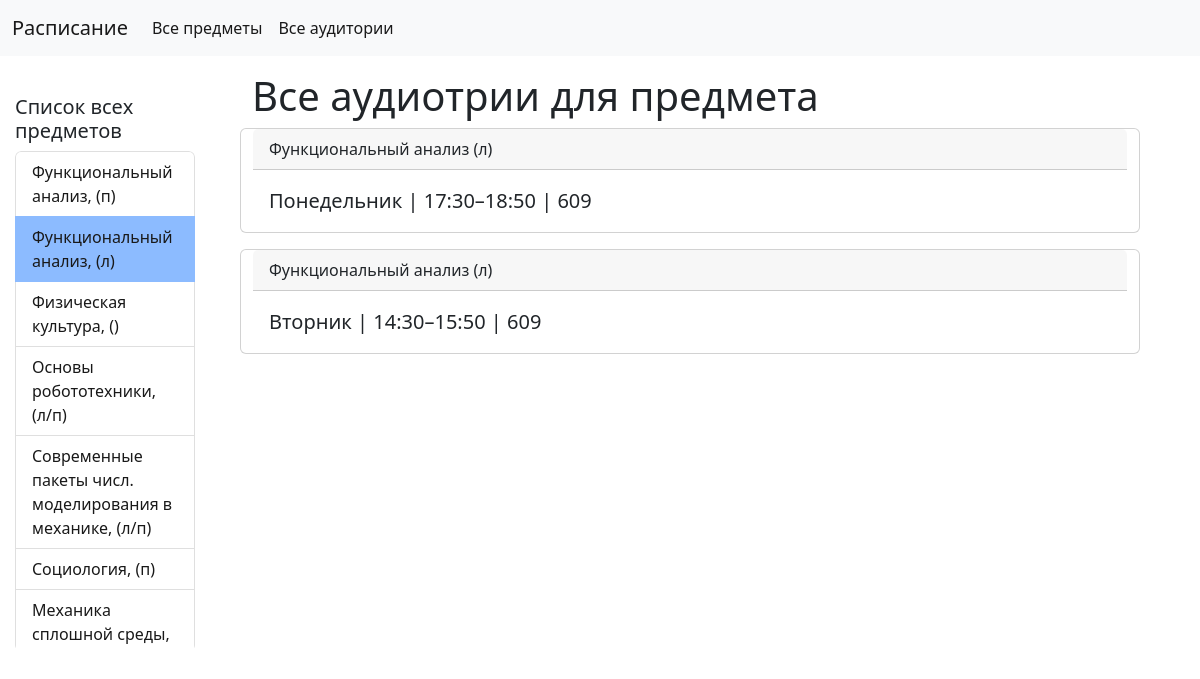
The app's page /polls/2/ with its own data.
### mysite/apps/polls/models.py (models this page shows, shortened)
class Subject(models.Model):
    name = models.CharField("Название дисциплины", max_length = 130)
    lecture_practice = models.CharField("Тип", max_length = 4, default = '')
    def __str__(self):
        return  f"""{self.name}, ({self.lecture_practice})"""
    class Meta:
        verbose_name = "Предмет"
        verbose_name_plural = "Предметы"
    def __eq__(self, obj: Self) -> bool:
        return self.name == obj.name and self.lecture_practice == obj.lecture_practice

class Timetable(models.Model):
    subject = models.ForeignKey(Subject, on_delete=models.CASCADE)
    time = models.CharField('Время', max_length = 40)
    room = models.CharField('Аудитория', max_length = 10)
    weekday = models.CharField('День', max_length = 30)
    class Meta:
        verbose_name = "Расписание"
        verbose_name_plural = "Расписания"

### mysite/apps/polls/views.py (the view)
# urls.py: path('<int:sub_id>/', views.subrooms),
def subrooms(request, sub_id):
    try:
        t_table = Timetable.objects.filter(subject_id = sub_id)
        name = Subject.objects.filter(id = sub_id)[0]
        subs = Subject.objects.all()
    except:
        return Http404("Что-то пошло не так")
    return render(request, 'polls/subrooms.html', context = {'subs': subs,'t_table': t_table,'sub_name': name , 'title': "РасПисьАние"})

### mysite/apps/polls/templates/polls/subrooms.html (shortened to what this page needs)
<!doctype html>
<html lang="en">
  <head>
    <link href="https://cdn.jsdelivr.net/npm/bootstrap@5.2.1/dist/css/bootstrap.min.css" rel="stylesheet">
  </head>
  <body>
    <nav class="navbar navbar-expand-lg bg-light">
  <div class="container-fluid">
    <a class="navbar-brand" href="\"> Расписание </a>
    <div class="collapse navbar-collapse" id="navbarNav">
      <ul class="navbar-nav">
        <li class="nav-item"><a class="nav-link active" aria-current="page" href="\polls\">Все предметы</a></li>
        <li class="nav-item"><a class="nav-link active" aria-current="page" href="\polls\rooms\">Все аудитории</a></li>
      </ul>
    </div>
  </div>
</nav>
<div class="wrap">
  <div class = "container mt-3">
    <h1>Все аудиотрии для предмета</h1>
    <div class = 'row'>
      {% for item in t_table %}
      <div class="card mb-3">
    <div class="card-header">
      {{ sub_name.name }} ({{sub_name.lecture_practice}})
    </div>
    <div class="card-body">
      <blockquote class="blockquote mb-0">
        <p>{{item.weekday}} | {{item.time}} | {{ item.room }} </p>
      </blockquote>
    </div>
  </div>
      {% endfor %}
    </div>
  </div>
</div>
<div class="Huinya">
  <h5>Список всех предметов</h5>
  <ul class="list-group">
    {% for item in subs %}
    {% if  item == sub_name %}
    <li class="list-group-item active" aria-current="true">
      {% if item.lecture_practice == "л/п" %}
      <a href="/polls/{{item.name|add:',,'|add:'1'}}" >{{item}}</a>
      {% else %}
      <a href="/polls/{{item.name|add:',,'|add:item.lecture_practice}}" >{{item}}</a>
      {% endif %}</li>
    {% else %}
    <li class="list-group-item">
      {% if item.lecture_practice == "л/п" %}
      <a href="/polls/{{item.name|add:',,'|add:'1'}}" >{{item}}</a>
      {% else %}
      <a href="/polls/{{item.name|add:',,'|add:item.lecture_practice}}">{{item}}</a>
      {% endif %}</li></li>
    {% endif %}
    {% endfor %}
  </ul>
</div>
  </body>
</html>

### mysite/apps/polls/templates/polls/subrooms.html (style rules this page uses)
.wrap { width: 75%; margin: 0 5% 0 auto; }
.list-group { overflow-y: overlay; max-height: 500px; }
.Huinya { width: 15%; position: absolute; top: 95px; left: 15px; }
.list-group-item.active { z-index: 2; color: var(--bs-list-group-active-color); background-color: #8cbbff; border-color: #8cbbff; }
a { color: #191919; text-decoration: none; }

### records on screen
Timetable: weekday "Понедельник", time "17:30–18:50", room "609"
Subject: name "Функциональный анализ", lecture_practice "л", name+lecture_practice "Функциональный анализ, (л)"
Timetable: weekday "Вторник", time "14:30–15:50", room "609"
Subject: name+lecture_practice "Функциональный анализ, (п)"
Subject: name+lecture_practice "Физическая культура, ()"
Subject: name+lecture_practice "Основы робототехники, (л/п)"
Subject: name+lecture_practice "Современные пакеты числ. моделирования в механике, (л/п)"
Subject: name+lecture_practice "Социология, (п)"
Subject: name+lecture_practice "Механика сплошной среды,…"
